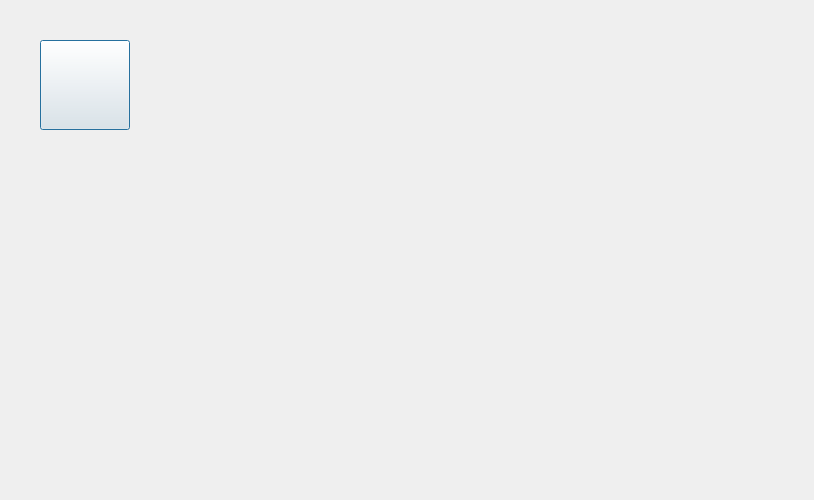
<?xml version="1.0" encoding="UTF-8"?>
<ui version="4.0">
 <class>SingerImgDlg</class>
 <widget class="QDialog" name="SingerImgDlg">
  <property name="geometry">
   <rect>
    <x>0</x>
    <y>0</y>
    <width>814</width>
    <height>500</height>
   </rect>
  </property>
  <property name="windowTitle">
   <string>添加背景</string>
  </property>
  <widget class="CButton" name="btnReturn">
   <property name="geometry">
    <rect>
     <x>40</x>
     <y>40</y>
     <width>90</width>
     <height>90</height>
    </rect>
   </property>
   <property name="autoFillBackground">
    <bool>false</bool>
   </property>
   <property name="styleSheet">
    <string notr="true">border-image: url(:/img/btnReturn.png);</string>
   </property>
   <property name="text">
    <string/>
   </property>
   <property name="iconSize">
    <size>
     <width>100</width>
     <height>100</height>
    </size>
   </property>
   <property name="flat">
    <bool>false</bool>
   </property>
  </widget>
 </widget>
 <customwidgets>
  <customwidget>
   <class>CButton</class>
   <extends>QPushButton</extends>
   <header location="global">button.h</header>
  </customwidget>
 </customwidgets>
 <resources/>
 <connections/>
</ui>
